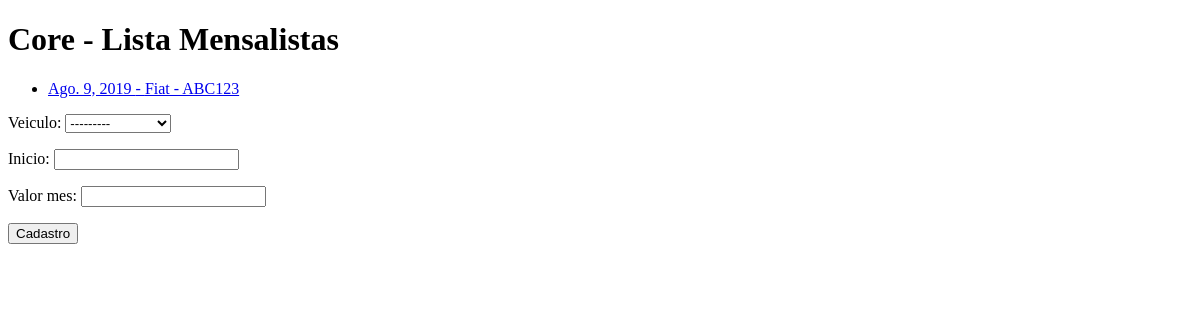
The page /core/mensalistas/ on the database as committed earlier.
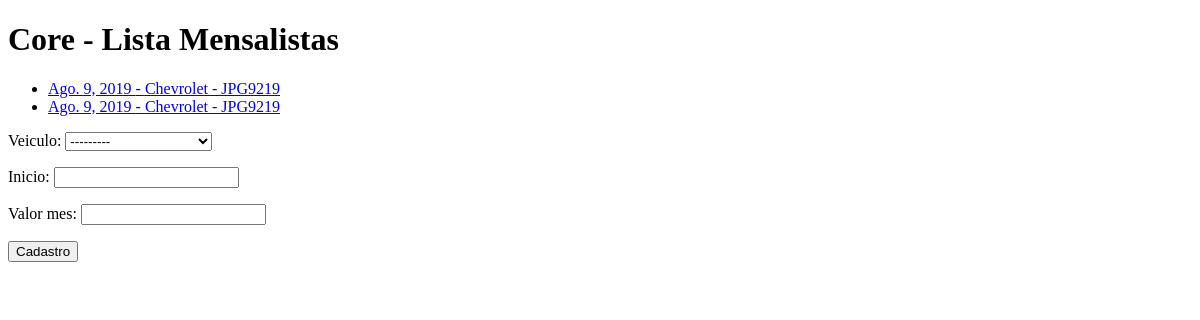
The same page on the database as committed later.
### core/models.py (models this page shows, shortened)
class Mensalista(models.Model):
    veiculo = models.ForeignKey(Veiculos, on_delete=models.CASCADE)
    inicio = models.DateField()
    valor_mes = models.DecimalField(max_digits=6, decimal_places=2)

class Veiculos(models.Model):
    nome = models.ForeignKey(Marca, on_delete=models.CASCADE)
    proprietario = models.ForeignKey(Pessoa, on_delete=models.CASCADE)
    placa = models.CharField(max_length=7)
    cor = models.CharField(max_length=15)
    obs = models.TextField()
    def __str__(self):
        return (self.nome.nome + ' - ' + self.placa)

class Marca(models.Model):
    nome = models.CharField(max_length=50)

### core/views.py (the view)
# urls.py: path('mensalistas/', lista_mensalista, name='core_url_mensalista'),
def lista_mensalista(request):
    mensalistas = Mensalista.objects.all()
    form = MensalistaForm()
    return render(request, 'core/lista_mensalistas.html', {'mensalistas': mensalistas, 'form': form})

### core/forms.py
class MensalistaForm(ModelForm):
    class Meta:
        model = Mensalista
        fields = '__all__'

### core/templates/core/lista_mensalistas.html (shortened to what this page needs)
<!doctype html>
<html lang="en">
<head>
</head>
<body>
	<h1>Core - Lista Mensalistas</h1>
	<ul>
	{% for mensalista in mensalistas %}
		<li><a href="{% url 'core_url_mensalista_update' mensalista.id %}">{{ mensalista.inicio }} - {{mensalista.veiculo }}</a></li>
	{% endfor %}
	</ul>
	<form action="{% url 'core_url_mensalista_novo' %}" method="POST">
		{{ form.as_p }}
		<button type="submit">Cadastro</button>
	</form>
</body>
</html>

Rows that differ between the two databases and show on the page:
changed Mensalista (number 1 of 2 on the later page): veiculo "Fiat - ABC123" → "Chevrolet - JPG9219"
added Mensalista: inicio "Ago. 9, 2019", veiculo "Chevrolet - JPG9219"
